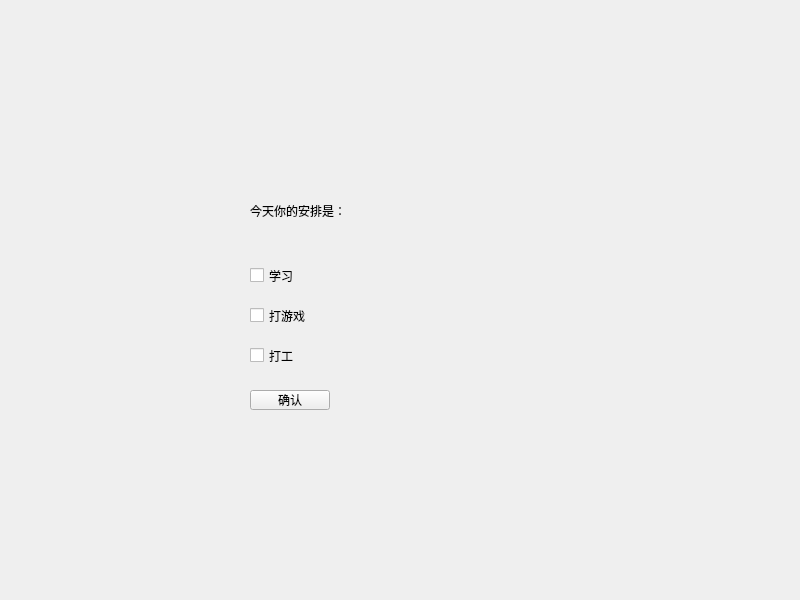
<?xml version="1.0" encoding="UTF-8"?>
<ui version="4.0">
 <class>Widget</class>
 <widget class="QWidget" name="Widget">
  <property name="geometry">
   <rect>
    <x>0</x>
    <y>0</y>
    <width>800</width>
    <height>600</height>
   </rect>
  </property>
  <property name="windowTitle">
   <string>Widget</string>
  </property>
  <widget class="QCheckBox" name="checkBox_study">
   <property name="geometry">
    <rect>
     <x>250</x>
     <y>260</y>
     <width>101</width>
     <height>31</height>
    </rect>
   </property>
   <property name="text">
    <string>学习</string>
   </property>
  </widget>
  <widget class="QLabel" name="label">
   <property name="geometry">
    <rect>
     <x>250</x>
     <y>190</y>
     <width>251</width>
     <height>41</height>
    </rect>
   </property>
   <property name="text">
    <string>今天你的安排是：</string>
   </property>
  </widget>
  <widget class="QCheckBox" name="checkBox_game">
   <property name="geometry">
    <rect>
     <x>250</x>
     <y>300</y>
     <width>101</width>
     <height>31</height>
    </rect>
   </property>
   <property name="text">
    <string>打游戏</string>
   </property>
  </widget>
  <widget class="QCheckBox" name="checkBox_work">
   <property name="geometry">
    <rect>
     <x>250</x>
     <y>340</y>
     <width>101</width>
     <height>31</height>
    </rect>
   </property>
   <property name="text">
    <string>打工</string>
   </property>
  </widget>
  <widget class="QPushButton" name="pushButton">
   <property name="geometry">
    <rect>
     <x>250</x>
     <y>390</y>
     <width>80</width>
     <height>20</height>
    </rect>
   </property>
   <property name="text">
    <string>确认</string>
   </property>
  </widget>
 </widget>
 <resources/>
 <connections/>
</ui>
